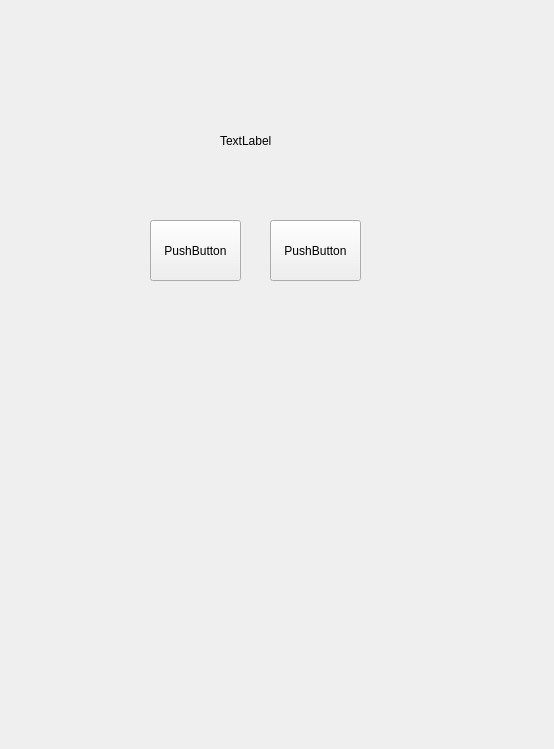
<?xml version="1.0" encoding="UTF-8"?>
<ui version="4.0">
 <class>Form</class>
 <widget class="QWidget" name="Form">
  <property name="geometry">
   <rect>
    <x>0</x>
    <y>0</y>
    <width>554</width>
    <height>749</height>
   </rect>
  </property>
  <property name="windowTitle">
   <string>Form</string>
  </property>
  <widget class="QPushButton" name="btn1">
   <property name="geometry">
    <rect>
     <x>150</x>
     <y>220</y>
     <width>91</width>
     <height>61</height>
    </rect>
   </property>
   <property name="text">
    <string>PushButton</string>
   </property>
  </widget>
  <widget class="QPushButton" name="btn2">
   <property name="geometry">
    <rect>
     <x>270</x>
     <y>220</y>
     <width>91</width>
     <height>61</height>
    </rect>
   </property>
   <property name="text">
    <string>PushButton</string>
   </property>
  </widget>
  <widget class="QLabel" name="label">
   <property name="geometry">
    <rect>
     <x>220</x>
     <y>120</y>
     <width>101</width>
     <height>41</height>
    </rect>
   </property>
   <property name="text">
    <string>TextLabel</string>
   </property>
  </widget>
 </widget>
 <resources/>
 <connections/>
</ui>
